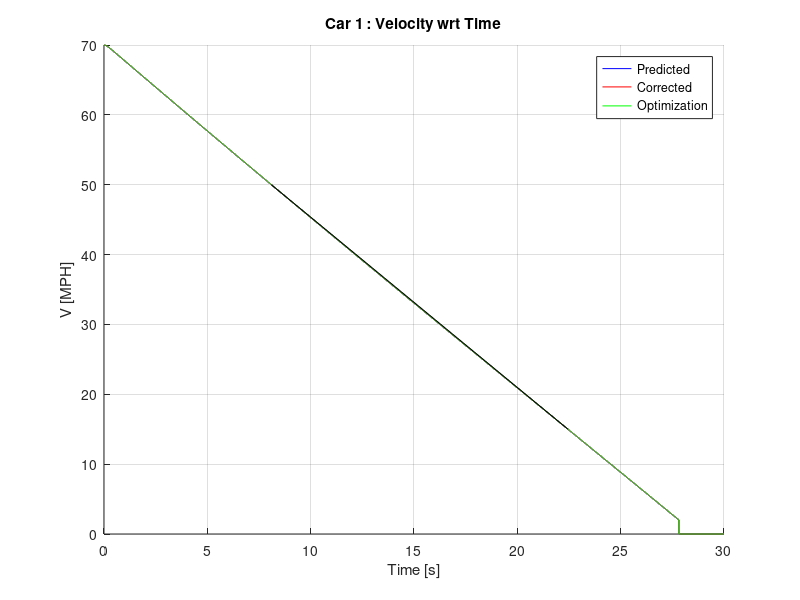

MATLAB code for this plot:
% Ashil Farahmand
% Recursive Iterated EKF using Modified UCB Engine Model

% Goals
% - calculate time to cross
% - down-weight following cars
% - ensure car is centered in new lane after turn
% ------------------------------------------------------------------------
% Issues with current implementation
% - Assume instantaneous pressure on controls
% - Only works with one type of car(internal characteristics of cars are identical) this constraint can easily be relaxed

tic; clc; clear; format long;

temp = 10;

start_t = 8.097;
stop_t = 22.45;
start = 50;
stop = 15;
slope = (stop - start)/(stop_t - start_t)
slope_ms = slope*1609.344/3600

KF_iterations = 3*10^4;                % Number of iterations for KF
integration_iterations = 1;              % Number of integrations per each KF_iteration
T = 1*10^-3;  num_of_cars = 1;

auto_transmission = logical(1);                      % 0 = (diagnostic)Manual, 1 = Automatic
noise = logical(0);                                             % 0 = (diagnostic)None, 1 = White, 2 = Colored
rough = logical(0);                                            % 0 = random noise, x = noise multiplied by value of rough alternates :/- each iteration
run_optimization = logical([0; 0]);                 % 0 = (diagnostic) Do not change inputs, 1 = change inputs according to cost function
show_optimization = 0;                                 % 0 = (diagnostic) Do not plot optimization, 1 = Plot Optimization
max_corrections = 1*10^4;                             % Prevents infinite loop in correction
e_correction = 10^-6;                                       % Allowable Correction Error

mode_output = [0, 0, 0, 0, 0,    1, 0, 0, 0, 0,    0, 0, 0, 0];
%mode_output = ones(14);

% Output Modes
% -----------------------------------------------------
% Index   |   Property
% 1              throttle angle
% 2                brake angle
% 3           steering direction
% 4            position (x2 vs. x1)
% 5            position (x vs. t)
% 6                  v_mph
% 7                  v_m/s
% 8          distance b/w cars
% 9                     ma
% 10                   we
% 11                   Tb
% 12                  gear
% 13     phase plot (ma vs. we)
% 14        corrector iterations

w = zeros(5*num_of_cars, 1); e = zeros(5*num_of_cars, 1); z = zeros(5*num_of_cars, 1); Fx = zeros(5*num_of_cars, 5*num_of_cars);

nominal_controls = zeros(3*num_of_cars);                                     % Control Vector during one KF iteration
predictions = zeros(5*num_of_cars, integration_iterations + 1);   % Holds the predictions during integration
corrections = zeros(5*num_of_cars, 2);                                             % Holds the corrected states when iterating the correction step (holds previous and next corrections)
correction_iterations = ones(KF_iterations, 1);                                 % Holds the number of iterations the corrector performs/KF iteration

predicted_states = zeros(5*num_of_cars, KF_iterations); corrected_states = zeros(5*num_of_cars, KF_iterations); gear_ratios = zeros(num_of_cars, KF_iterations);
predicted_opt_states = zeros(4*num_of_cars, KF_iterations);

% Topology Parameters
speed_limits = [22; 50; 10];            % Speed limits (left turn, straight, right turn)
lane_width = 5; line_separation = .1;

% Used by cost function
iteration_to_start_optimization = 10;                                % KF_iteration to start optimization
safe_distance = [2; 2];                                                            % Safe distance to maintain around each respective vehicle
safety_margin = 0;                                                                 % Additional distance to maintain between vehicles
direction = [0; 0];                                                                   % 1 - Left turn, 2 - Straight, 3 - Right turn (Set in vehicle ICs)
order = zeros(num_of_cars, 1);                                           % Order of cars going through the intersection
steady_speed_t_angles = [6.91049; 11.77215; 3.52779];    % Throttle angles to maintain a steady speed at the speed limit
acc_profile = [0.4620; 0.2734; 0.1770; 0.09442; .08650];     % Acceleration values for different velocity ranges
braking_distances = [0; 0];                                                    % Distance from intersection to begin braking in preparation for turn
target_speed = speed_limits(2);                                           % Used in optimization to signal a necessary acceleration or brake
brake_decel_rates = [-2.037; -4];                                           % Steady state deceleration at corresponding brake angle
brake_decel_angles = [19; 38];                                              % Brake angles to achieve corresponding brake decel rates
steering_angle_increment = [ (90*T*4*speed_limits(1)*1609.344)/(3*pi*lane_width*3600); (90*T*4*speed_limits(3)*1609.344)/(pi*lane_width*3600) ];

% Assign Initial Conditions
K = I(5*num_of_cars); G = I(5*num_of_cars); Q = I(5*num_of_cars);
q = [.01; .01; 10^-10; .01; 100]; % Covariances of process and observation noise
for i = 1:num_of_cars    Q(5*i - 4, 5*i - 4) =  q(1);    Q(5*i - 3, 5*i - 3) = q(2);    Q(5*i - 2, 5*i - 2) = q(3);    Q(5*i - 1, 5*i - 1) = q(4);    Q(5*i - 0, 5*i - 0) = q(5); end
sigma = Q; Rk = Q;

delta_t = T/integration_iterations;                           % One KF_interval time is integration_iterations*delta_t = T
k = zeros(4, 5*num_of_cars);                                    % RK4 variables; one col/SV
RK_states = zeros(5*num_of_cars, 1);                     % state vector
u = zeros(3*num_of_cars, KF_iterations);               % control vector
Jtg_current = zeros(num_of_cars, 1);
MAX = 0.684; R = 8.3145; Tm = 333; Mair = .02897; Vm = .00447; Patm = 101325; c_PR = (R*Tm)/(Patm*Mair*Vm);
Ve = .0049; c_1 = Ve/(4*pi*Vm);
normal_shift_speeds = [0; 7; 15; 25; 45];      % Speed to shift
fast_shift_speeds = [11; 20; 35; 55];              % Speeds to shift under max acceleration
Rg = [0.4167; 0.6817; 1; 1.4993; 2.3058];
c_2 = 1018686; Ca = 0.53384; h = 0.33; Fr = 167.27; Je = 0.2630; Jtg = [0.08202; 0.07592; 0.11388; 0.13150]; Jw = 5.13; M = 2148; Kb = 300; Tau_bv = 0.1;

% Pre-Processing

% Assign braking distances
x = ( (speed_limits(2) - speed_limits(1:2:3))*(1609.344/3600))/(-brake_decel_rates(2));
braking_distances = -.5*brake_decel_rates(2)*x.^2 + speed_limits(1:2:3)*(1609.344/3600).*x + lane_width;

% Car 1
car = 1;
direction(car) = 1;
gear_ratios(car, 1) = Rg(5);
predictions(5*car - 4, 1) = -400;
predictions(5*car - 3, 1) = -lane_width/2;
predictions(5*car - 2, 1) = 0.00447776602582;
predictions(5*car - 1, 1) = 70 * (1609.344/3600) *(1/(h*gear_ratios(car, 1)));
%u(3*car - 2, 1:KF_iterations) = 28.65625;
u(3*car - 2, 1:KF_iterations) = 0;
u(3*car - 1, 1:KF_iterations) = temp;
u(3*car - 0, 1:KF_iterations) = 0;

% Car 2
car = 2;
if(num_of_cars > 1)
direction(car) = 1;
gear_ratios(car, 1) = Rg(5);
predictions(5*car - 4, 1) = -lane_width/2;
predictions(5*car - 3, 1) = 200;
predictions(5*car - 2, 1) = .0034558;
predictions(5*car - 1, 1) = 45 * (1609.344/3600) * (1/(h*gear_ratios(car, 1)) );
u(3*car - 2, 1:iteration_to_start_optimization) = 11.77215;
u(3*car - 0, 1:KF_iterations) = 270;
end

predicted_states(:, 1) = predictions(:, 1); corrected_states(:, 1) = predictions(:, 1);

% Begin to iterate (index 1 holds the ICs)
for KF_interval = 1:KF_iterations    
    
    % Run Optimization
    if((sum(run_optimization) > 0) & (KF_interval > iteration_to_start_optimization))       % At least one car needs to be optimized then true
        ETA = zeros(num_of_cars, 1);
        
        % Find ETA of each car based on current states (Cost Function)
        for i = 1:num_of_cars
            d = max( abs(corrected_states(5*i - 4, KF_interval)), abs(corrected_states(5*i - 3, KF_interval)) ) - lane_width - safe_distance(i);
            
            % Too close for changing plans (ETA < 0 then no change of control vars)
            if(d < braking_distances(ceil(direction(i)*.6)))                ETA(i) = -i;                run_optimization(i) = 0;
            elseif(direction(i) == 1)
                k(1) = ( max( abs(corrected_states(5*i - 4, KF_interval)), abs(corrected_states(5*i - 3, KF_interval)) ) - safe_distance(i) - braking_distances(1))/(corrected_states(5*i - 1, KF_interval)*h*gear_ratios(i, KF_interval));
                k(2) = (braking_distances(1) - lane_width)/((speed_limits(2)/2 - speed_limits(1)/2)*1609.344/3600);
                k(3) = (3*lane_width*pi/4)/(speed_limits(1)*1609.344/3600);
                ETA(i) = k(1) + k(2) + k(3);
            elseif(direction(i) == 3)
                k(1) = ( max( abs(corrected_states(5*i - 4, KF_interval)), abs(corrected_states(5*i - 3, KF_interval)) ) - safe_distance(i) - braking_distances(2))/(corrected_states(5*i - 1, KF_interval)*h*gear_ratios(i, KF_interval));
                k(2) = (braking_distances(2) - lane_width)/((speed_limits(2)/2 - speed_limits(3)/2)*1609.344/3600);
                k(3) = (lane_width*pi/4)/(speed_limits(3)*1609.344/3600);
                ETA(i) = k(1) + k(2) + k(3);
            else
                d = max( abs(corrected_states(5*i - 4, KF_interval)), abs(corrected_states(5*i - 3, KF_interval)) ) - lane_width - safe_distance(i) + 2*lane_width;
                ETA(i) = d/(corrected_states(5*i - 1, KF_interval)*gear_ratios(i, KF_interval)*h);               % Holds ETA of each car
            end
        end
        
        % Sort the ETAs in ascending optimization order (duplicateETAs yield error)
        order = sort(ETA);
        for i = 1:num_of_cars            order(i) = find(order(i) == ETA);        end
                
        % Perform Optimization (assume only 1 car first)
        x = [0; 0];        v = 0;        a = 0;        k = zeros(1, 2);
        
        for i = 1:num_of_cars
            delay = 0;                                  % Time delay to avoid collision
            collision_points = 0;               % Indices where a collision will occur with current trajectory plan
            while(run_optimization(order(i)) == 1)
                x = [corrected_states(5*order(i) - 4, KF_interval); corrected_states(5*order(i) - 3, KF_interval)];
                v = corrected_states(5*order(i) - 1, KF_interval)*h*gear_ratios(order(i), KF_interval);
                v_mph = v*3600/1609.344;                target_speed = speed_limits(2)*1609.344/3600;                a = -brake_decel_rates(1)/100;                k(2) = 1;
                source = find(max(abs(x)) == abs(x));                sink = find(min(abs(x)) == abs(x));
                u(3*order(i) - 2, KF_interval:KF_iterations) = 0;                u(3*order(i) - 1, KF_interval:KF_iterations) = 0;                u(3*order(i) - 0, KF_interval:KF_iterations) = u(3*order(i) - 0, 1);
                
                if( (direction(order(i)) == 1) || (direction(order(i)) == 3) )
                    for j = KF_interval:KF_iterations
                        if((sum(size(collision_points)) - 2) > 0) % If original trajectory is invalid, delay some then proceed normally
                            a = a*exp(-T/Tau_bv) + brake_decel_rates(1)/100;                            u(3*order(i) - 1, j) = brake_decel_angles(1);                            k(1) = a;
                            
                            if(v_mph < (speed_limits(2) - delay) )                                collision_points = 1;                            end
                        elseif( abs(x(source)) > braking_distances(ceil(direction(order(i))*.6)) )   % Have not met decel area yet
                            u(3*order(i) - 2, j) = 85;
                            
                            if(collision_points == 1)                                k(1) = k(1)*exp(-T/Tau_bv);
                            else                                k(1) = 0;                            end
                            
                            if(v > target_speed)                                                         a = 0;                                u(3*order(i) - 2, j) = steady_speed_t_angles(2);
                            elseif(v_mph > 47)                                                          a = k(1) + acc_profile(5);
                            elseif(v_mph > fast_shift_speeds(3))                            a = k(1) + acc_profile(4);
                            elseif(v_mph > fast_shift_speeds(2))                            a = k(1) + acc_profile(3);
                            elseif(v_mph > fast_shift_speeds(1))                            a = k(1) + acc_profile(2);
                            else                                                                                     a = k(1) + acc_profile(1);                            end
                        elseif( (abs(x(source)) > lane_width) && (v < target_speed - 0.391) )      % In decel area and below target speed
                            u(3*order(i) - 2, j) = 85;                            target_speed = brake_decel_rates(2)*T + target_speed;                            k(1) = k(1)*exp(-T/Tau_bv);
                            
                            if(v_mph > 47)                                                                a = k(1) + acc_profile(5);
                            elseif(v_mph > fast_shift_speeds(3))                            a = k(1) + acc_profile(4);
                            elseif(v_mph > fast_shift_speeds(2))                            a = k(1) + acc_profile(3);
                            elseif(v_mph > fast_shift_speeds(1))                            a = k(1) + acc_profile(2);
                            else                                                                                     a = k(1) + acc_profile(1);                            end                            
                        elseif( (abs(x(source)) > lane_width) && (v >= target_speed - 0.391) )      % In decel area and at target speed
                            if(k(1) > 0)                                a = -brake_decel_rates(2)/100 + k(1)/100;                                k(1) = -1;                                '*',                            end
                            
                            a = a*exp(-T/Tau_bv) + brake_decel_rates(2)/100;                            u(3*order(i) - 1, j) = brake_decel_angles(2);
                            target_speed = a*T + target_speed;                            collision_points = 1;
                        elseif( (abs(x(source)) <= lane_width) && (abs(x(sink)) <= lane_width) )   % Begin turning manuever(inside Isection)
                            if(collision_points == 1)
                                steering_angle_increment = [ (90*T*4*(v_mph - 0.5)*1609.344)/(3*pi*lane_width*3600); (90*T*4*(v_mph - 0.5)*1609.344)/(pi*lane_width*3600) ];
                                collision_points = 0;
                            end
                            
                            a = a*exp(-T/Tau_bv);                            target_speed = speed_limits(2)*1609.344/3600;                            
                            u(3*order(i) - 2, j) = steady_speed_t_angles(direction(order(i)));
                            u(3*order(i), j) = u(3*order(i), j - 1) - (direction(order(i)) - 2)*steering_angle_increment( ceil(direction(order(i))*.6) );
                        elseif(abs(x(sink)) > lane_width)                                                                        % Out of intersection moving away
                            u(3*order(i) - 2, j) = 85;                            u(3*order(i) - 0, j) = u(3*order(i), 1) - (direction(order(i)) - 2)*90;
                            
                            if(v > target_speed)                                                         a = 0;                                u(3*order(i) - 2, j) = steady_speed_t_angles(2);
                            elseif(v_mph > 47)                                                          a = acc_profile(5);
                            elseif(v_mph > fast_shift_speeds(3))                            a = acc_profile(4);
                            elseif(v_mph > fast_shift_speeds(2))                            a = acc_profile(3);
                            elseif(v_mph > fast_shift_speeds(1))                            a = acc_profile(2);
                            else                                                                                     a = acc_profile(1);                            end
                        end
                        
                        x(1) = (.5*a*T^2 + v*T)*cos(u(3*order(i), j)*pi/180) + x(1);
                        x(2) = (.5*a*T^2 + v*T)*sin(u(3*order(i), j)*pi/180) + x(2);
                        v = a*T + v;                        v_mph = v*3600/1609.344;
                        predicted_opt_states((4*order(i) - 3:4*order(i)), j) = [x(1); x(2); v_mph; a];
                    end
                else      % If not turning, then go straight
                    for j = KF_interval:KF_iterations                        
                        if((sum(size(collision_points)) - 2) > 0)     % If original trajectory is invalid, delay some then proceed normally
                            a = a*exp(-T/Tau_bv) + brake_decel_rates(1)/100;                            u(3*order(i) - 1, j) = brake_decel_angles(1);                            k(1) = a;
                            
                            if(v_mph < (speed_limits(2) - delay))                                collision_points = 1;                            end
                        else
                            u(3*order(i) - 2, j) = 85;
                            
                            if(collision_points == 1)                                k(1) = k(1)*exp(-T/Tau_bv);
                            else                                k(1) = 0;                            end
                            
                            if(v > target_speed)                                                         a = 0;                                u(3*order(i) - 2, j) = steady_speed_t_angles(2);
                            elseif(v_mph > 47)                                                          a = k(1) + acc_profile(5);
                            elseif(v_mph > fast_shift_speeds(3))                            a = k(1) + acc_profile(4);
                            elseif(v_mph > fast_shift_speeds(2))                            a = k(1) + acc_profile(3);
                            elseif(v_mph > fast_shift_speeds(1))                            a = k(1) + acc_profile(2);
                            else                                                                                     a = k(1) + acc_profile(1);                            end
                        end
                        
                        x(1) = (.5*a*T^2 + v*T)*cos(u(3*order(i), j)*pi/180) + x(1);
                        x(2) = (.5*a*T^2 + v*T)*sin(u(3*order(i), j)*pi/180) + x(2);
                        v = a*T + v;                        v_mph = v*3600/1609.344;
                        predicted_opt_states((4*order(i) - 3:4*order(i)), j) = [x(1); x(2); v_mph; a];
                    end
                end
                
                % Compare trajectory plan to plans of all preceding cars
                if(i > 1)
                    for car = 1:(i - 1)
                        x = sqrt( (predicted_opt_states(4*order(i) - 3, 1:KF_iterations) - predicted_opt_states(4*order(car) - 3, 1:KF_iterations)).^2 + (predicted_opt_states(4*order(i) - 2, 1:KF_iterations) - predicted_opt_states(4*order(car) - 2, 1:KF_iterations)).^2 );
                        collision_points = find(x < (safe_distance(order(i)) + safe_distance(order(car)) + safety_margin));                        
                        
                        if((sum(size(collision_points)) - 2) > 0)                            delay = delay + 0.5;
                        else                        run_optimization(order(i)) = 0;                        end
                    end                    
                else                    run_optimization(order(i)) = 0;                end
                
            end
        end
        toc
    elseif((show_optimization == 0) | (KF_interval <= iteration_to_start_optimization))
        for i = 1:num_of_cars
            predicted_opt_states(4*i - 3, KF_interval) = corrected_states(5*i - 4, KF_interval);
            predicted_opt_states(4*i - 2, KF_interval) = corrected_states(5*i - 3, KF_interval);
            predicted_opt_states(4*i - 1, KF_interval) = corrected_states(5*i - 1, KF_interval)*h*gear_ratios(i, KF_interval)*3600/1609.344;
            predicted_opt_states(4*i - 0, KF_interval) = 0;
        end        
    end
    
    % Assign nominal controls
    predictions(:, 1) = corrected_states(:, KF_interval);
    nominal_controls = u(:, KF_interval);
    
    if(auto_transmission == 1)
        % Transmission
        for car = 1:num_of_cars
            v =  gear_ratios(car, KF_interval)*h*predictions(5*car - 1, 1);
            v_mph = v*(3600/1609.344);                        % Convert m/s -> mph
    
            if( (nominal_controls(3*car - 2) == 85) && (v_mph > normal_shift_speeds(2)) )
                % Down shift for better acceleration                
                if(v_mph > fast_shift_speeds(4))                              gear_ratios(car, KF_interval + 1) = Rg(5);                        Jtg_current(car) = Jtg(4);
                elseif(v_mph > fast_shift_speeds(3))                        gear_ratios(car, KF_interval + 1) = Rg(4);                        Jtg_current(car) = Jtg(4);
                elseif(v_mph > fast_shift_speeds(2))                        gear_ratios(car, KF_interval + 1) = Rg(3);                        Jtg_current(car) = Jtg(3);
                elseif(v_mph > fast_shift_speeds(1))                        gear_ratios(car, KF_interval + 1) = Rg(2);                        Jtg_current(car) = Jtg(2);
                else                                                                                 gear_ratios(car, KF_interval + 1) = Rg(1);                        Jtg_current(car) = Jtg(1);
                end
            elseif(v_mph > normal_shift_speeds(5))                    gear_ratios(car, KF_interval + 1) = Rg(5);                    Jtg_current(car) = Jtg(4);
            elseif(v_mph > normal_shift_speeds(4))                    gear_ratios(car, KF_interval + 1) = Rg(4);                    Jtg_current(car) = Jtg(4);
            elseif(v_mph > normal_shift_speeds(3))                    gear_ratios(car, KF_interval + 1) = Rg(3);                    Jtg_current(car) = Jtg(3);
            elseif(v_mph > normal_shift_speeds(2))                    gear_ratios(car, KF_interval + 1) = Rg(2);                    Jtg_current(car) = Jtg(2);
            else                                                                                   gear_ratios(car, KF_interval + 1) = Rg(1);                    Jtg_current(car) = Jtg(1);
            end
               
            predictions(5*car - 1, 1) = v/(gear_ratios(car, KF_interval + 1)*h);                % Adjusts the engine velocity if gear shift occurs
        end
    end

    % Prediction
    for integration_interval = 1:integration_iterations        
        RK_states = predictions(:, integration_interval);
        
        for j = 1:4
            k(1:5:5*num_of_cars, j) = gear_ratios(:, KF_interval)*h.*RK_states(4:5:5*num_of_cars).*cos(nominal_controls(3:3:3*num_of_cars)*pi/180);
            k(2:5:5*num_of_cars, j) = gear_ratios(:, KF_interval)*h.*RK_states(4:5:5*num_of_cars).*sin(nominal_controls(3:3:3*num_of_cars)*pi/180);
            
            d_ma_i = MAX*( (nominal_controls(1:3:3*num_of_cars)/85).^2 ).*( (-4.9958)*(c_PR*RK_states(3:5:5*num_of_cars)).^5 + (5.8832)*(c_PR*RK_states(3:5:5*num_of_cars)).^4 + (-1.1218)*(c_PR*RK_states(3:5:5*num_of_cars)).^3 + (-.6579)*(c_PR*RK_states(3:5:5*num_of_cars)).^2 + (-.1278)*(c_PR*RK_states(3:5:5*num_of_cars)) + 1.0104 );
            d_ma_o = c_1*(24.5*RK_states(4:5:5*num_of_cars).*RK_states(3:5:5*num_of_cars).^2 - 0.167*RK_states(4:5:5*num_of_cars).*RK_states(3:5:5*num_of_cars) + (8.10*10^(-4))*RK_states(4:5:5*num_of_cars) - (3.10*10^(-4))*RK_states(3:5:5*num_of_cars).^2 + 222*RK_states(3:5:5*num_of_cars) + 0.352).*RK_states(3:5:5*num_of_cars).*RK_states(4:5:5*num_of_cars);
    
            k(3:5:5*num_of_cars, j) = d_ma_i - d_ma_o;            
            k(4:5:5*num_of_cars, j) = ( ((c_2*d_ma_o)./RK_states(4:5:5*num_of_cars)) - (0.1056*RK_states(4:5:5*num_of_cars) + 15.10) - ((1*10^-4)*RK_states(4:5:5*num_of_cars).^2) - (gear_ratios(:, KF_interval).*(RK_states(5:5:(5*num_of_cars)) + Ca*(gear_ratios(:, KF_interval).^2).*(h^3).*(RK_states(4:5:(5*num_of_cars)).^2) + h*Fr)))./(Je + Jtg_current + (gear_ratios(:, KF_interval).^2)*(Jw + 4*M*h^2));
            k(5:5:5*num_of_cars, j) = (Kb*nominal_controls(2:3:3*num_of_cars) - RK_states(5:5:5*num_of_cars))/Tau_bv;
            
            if(j < 3)                RK_states = RK_states + (delta_t/2)*k(:, j);
            else                       RK_states = RK_states + delta_t*k(:, j);            end
        end
        
        predictions(:, integration_interval + 1) = predictions(:, integration_interval) + (delta_t/6)*( k(:, 1) + 2*k(:, 2) + 2*k(:, 3) + k(:, 4) );  % State Transition
    end
    
    for i = 1:num_of_cars
        % we constraints (if braking limit we = 0 else w = idle speed)
        if( (predictions(5*i - 1, integration_iterations + 1) < 6.5) && (u(3*i - 1, KF_interval) > 0) )                predictions(5*i - 1, integration_iterations + 1) = 10^-5;
        elseif(predictions(5*i - 1, integration_iterations + 1) < 6.5)                predictions(5*i - 1, integration_iterations + 1) = 6.5;        end
    end
    
    predicted_states(:, KF_interval + 1) = predictions(:, integration_iterations + 1);
    
    if(noise ~= 0)        % If noise == 0, skip correction step
        % Assign new values to noise dependent variables
        for i = 1:num_of_cars
            if(noise == 2)
                G(5*car - 4, 5*car  - 1) = gear_ratios(car, KF_interval)*h*cos(nominal_controls(3*car - 0)*pi/180);
                G(5*car - 3, 5*car  - 1) = gear_ratios(car, KF_interval)*h*sin(nominal_controls(3*car - 0)*pi/180);
                G(5*car - 1, 5*car  - 2) = ( (.352)*c_2*c_1 )/(  Je + Jtg_current(car) + (gear_ratios(car, KF_interval).^2)*(Jw + 4*M*h^2) );
                G(5*car - 1, 5*car  - 0) = -gear_ratios(car, KF_interval)/(  Je + Jtg_current(car) + (gear_ratios(car, KF_interval).^2)*(Jw + 4*M*h^2) );
            end
            
            w(5*i - 4) = randn*sqrt(q(1)); w(5*i - 3) = randn*sqrt(q(2)); w(5*i - 2) = randn*sqrt(q(3)); w(5*i - 1) = randn*sqrt(q(4)); w(5*i - 0) = randn*sqrt(q(5));        
            e(5*i - 4) = randn*sqrt(q(1)); e(5*i - 3) = randn*sqrt(q(2)); e(5*i - 2) = randn*sqrt(q(3)); e(5*i - 1) = randn*sqrt(q(4)); e(5*i - 0) = randn*sqrt(q(5));
        end
    
        % Creates alternating noise +\- if enabled
        if(rough ~= 0)
            if (KF_interval == 2*floor(KF_interval/2))                w = -rough*abs(w);
            else                w = rough*abs(w);            end
        end
    
        % Get new observations
        x = predicted_states(:, KF_interval + 1) + G*w;        z = x + e;
    
        % Iterated Corrections
        corrections(:, 1) = 0;        corrections(:, 2) = predicted_states(:, KF_interval + 1);

        i = 0;
        while( (max( abs(corrections(:, 2) - corrections(:, 1)) ) > e_correction) && (i < max_corrections) )
            i = i + 1;            corrections(:, 1) = corrections(:, 2);
        
            % Compute Jacobian (non-zero along block diagonal)
            for car = 1:num_of_cars
                Fx(5*car - 4, 5*car - 4) = 0;                Fx(5*car - 4, 5*car - 3) = 0;                Fx(5*car - 4, 5*car - 2) = 0;
                Fx(5*car - 4, 5*car - 1) = gear_ratios(car, KF_interval)*h*cos(nominal_controls(3*car - 0)*pi/180);
                Fx(5*car - 4, 5*car - 0) = 0;
        
                Fx(5*car - 3, 5*car - 4) = 0;                Fx(5*car - 3, 5*car - 3) = 0;                Fx(5*car - 3, 5*car - 2) = 0;
                Fx(5*car - 3, 5*car - 1) = gear_ratios(car, KF_interval)*h*sin(nominal_controls(3*car - 0)*pi/180);
                Fx(5*car - 3, 5*car - 0) = 0;
        
                Fx(5*car - 2, 5*car - 4) = 0;                Fx(5*car - 2, 5*car - 3) = 0;
                Fx(5*car - 2, 5*car - 2) = MAX*((nominal_controls(3*car - 2)/85)^2)*(5*(-4.9958)*c_PR^5*corrections(5*car - 2, 1)^4 + 4*(5.8832)*c_PR^4*corrections(5*car - 2, 1)^3 + 3*(-1.1218)*c_PR^3*corrections(5*car - 2, 1)^2 + 2*(-.6579)*c_PR^2*corrections(5*car - 2, 1) + (-.1278)*c_PR) - (c_1*(3*24.5*corrections(5*car - 1, 1)^2*corrections(5*car - 2, 1)^2 - 2*0.167*corrections(5*car - 1, 1)^2*corrections(5*car - 2, 1) + 8.10*10^-4*corrections(5*car - 1, 1)^2 - 3*3.10*10^-4*corrections(5*car - 1, 1)*corrections(5*car - 2, 1)^2 + 2*222*corrections(5*car - 1, 1)*corrections(5*car - 2, 1) + 0.352*corrections(5*car - 1, 1)) );
                Fx(5*car - 2, 5*car - 1) = -c_1*(2*24.5*corrections(5*car - 1, 1)*corrections(5*car - 2, 1)^3 - 2*0.167*corrections(5*car - 1, 1)*corrections(5*car - 2, 1)^2 + 2*8.10*10-4*corrections(5*car - 1, 1)*corrections(5*car - 2, 1) - 3.10*10^-4*corrections(5*car - 2, 1)^3 + 222*corrections(5*car - 2, 1)^2 + 0.352*corrections(5*car - 2, 1));
                Fx(5*car - 2, 5*car - 0) = 0;
        
                Je_star = Je + Jtg_current(car) + (gear_ratios(car, KF_interval)^2)*(Jw + 4*M*h^2);
        
                Fx(5*car - 1, 5*car - 4) = 0;                Fx(5*car - 1, 5*car - 3) = 0;
                Fx(5*car - 1, 5*car - 2) = (c_1*c_2/Je_star)*( 3*24.5*corrections(5*car - 1, 1)*corrections(5*car - 2, 1)^2 - 2*0.167*corrections(5*car - 1, 1)*corrections(5*car - 2, 1) + 8.10*10^-4*corrections(5*car - 1, 1) - 3*3.10*10^-4*corrections(5*car - 2, 1)^2 + 2*222*corrections(5*car - 2, 1) + 0.352 );
                Fx(5*car - 1, 5*car - 1) = (1/Je_star)*( (c_1*c_2*(24.5*corrections(5*car - 2, 1)^3 - 0.167*corrections(5*car - 2, 1)^2 + 8.10*10^-4*corrections(5*car - 2, 1) ) - 0.1056 - 2*(4.3*10^-6)*corrections(5*car - 1, 1) - 2*Ca*gear_ratios(car, KF_interval)^3*h^3*corrections(5*car - 1, 1)) );
                Fx(5*car - 1, 5*car - 0) = -gear_ratios(car, KF_interval)/Je_star;
       
                Fx(5*car - 0, 5*car - 4) = 0;                Fx(5*car - 0, 5*car - 3) = 0;                Fx(5*car - 0, 5*car - 2) = 0;                Fx(5*car - 0, 5*car - 1) = 0;
                Fx(5*car - 0, 5*car - 0) = -1/Tau_bv;
            end
            
            phi = I(5*num_of_cars) + Fx*T;            Q = G*Q*G'*T;            sigma = phi*sigma*phi' + Q;
            K = sigma*Fx'*inv(Fx*sigma*Fx' + Rk);            sigma = (I(5*num_of_cars) - K*Fx)*sigma;
    
            corrections(:, 2) = corrections(:, 1) + K*(z - predicted_states(:, KF_interval + 1));
        end
        if( i > 1 )            [KF_interval            i],            correction_iterations(KF_interval) = i;        end
        
        % Force physical and model constraints
        for i = 1:num_of_cars
            if(corrections(5*i, 2) < 0)                corrections(5*i, 2) = 0;            end            % Force Tb > 0
        
            % we constraints (if braking limit we = 0 else w = idle speed)
            if( (corrections(5*i - 1, 2) < 6.5) && (u(3*i - 1, KF_interval) > 0) )                corrections(5*i - 1, 2) = 10^-5;
            elseif(corrections(5*i - 1, 2) < 6.5)                corrections(5*i - 1, 2) = 6.5;            end
        end
    
        corrected_states(:, KF_interval + 1) = corrections(:, 2);
    else
        corrected_states(:, KF_interval + 1) = predicted_states(:, KF_interval + 1);
    end    
    
end

% Post Processing
i = 0;

if(mode_output(1) == 1)
    i = i + 1;    figure(i);
    
    % Plot Throttle
    for j = 1:num_of_cars
        subplot(num_of_cars, 1, j);        hold on;        grid;
        plot((1:KF_iterations)*T, u(3*j - 2, 1:KF_iterations), 'blue');
        title(['Car ', int2str(j), ' : Throttle Angle wrt Time']);    xlabel('Time [s]');    ylabel('\alpha [deg]');
    end
end

if(mode_output(2) == 1)
    i = i + 1;    figure(i);
    
    % Plot Brake Angle
    for j = 1:num_of_cars
        subplot(num_of_cars, 1, j);        hold on;        grid;
        plot((1:KF_iterations)*T, u(3*j - 1, 1:KF_iterations), 'blue');
        title(['Car ', int2str(j), ' : Brake Angle wrt Time']);    xlabel('Time [s]');    ylabel('\beta [deg]');
    end
end

if(mode_output(3) == 1)
    i = i + 1;    figure(i);
    
    % Plot Steering Angle
    for j = 1:num_of_cars
        subplot(num_of_cars, 1, j);        hold on;        grid;
        plot((1:KF_iterations)*T, u(3*j - 0, 1:KF_iterations), 'blue');
        title(['Car ', int2str(j), ' : Steering Angle wrt Time']);    xlabel('Time [s]');    ylabel('\theta [deg]');
    end
end

if(mode_output(4) == 1)
    i = i + 1;    figure(i);
    
    % Plot Positions (x2 vs. x1)
    for j = 1:num_of_cars
        subplot(num_of_cars, 1, j);        hold on;
        
        for k = 1:num_of_cars
            % North
            plot([ -lane_width, -lane_width ],              [ 1000, (0 + lane_width) ], 'black');            plot([ -line_separation, -line_separation ], [ 1000, (0 + lane_width) ], 'yellow');
            plot([ 0, 0 ],                                                   [ 1000, (0 + lane_width) ], 'black');            plot([ line_separation, line_separation ],    [ 1000, (0 + lane_width) ], 'yellow');
            plot([ lane_width, lane_width ],                 [ 1000, (0 + lane_width) ], 'black');
            
            % South
            plot([ -lane_width, -lane_width ],              [ -1000, (0 - lane_width) ], 'black');            plot([ -line_separation, -line_separation ], [ -1000, (0 - lane_width) ], 'yellow');
            plot([ 0, 0 ],                                                   [ -1000, (0 - lane_width) ], 'black');            plot([ line_separation, line_separation ],    [ -1000, (0 - lane_width) ], 'yellow');
            plot([ lane_width, lane_width ],                 [ -1000, (0 - lane_width) ], 'black');
            
            % West
            plot([ -1000, (0 - lane_width) ], [ lane_width, lane_width ], 'black');            plot([ -1000, (0 - lane_width) ], [ line_separation, line_separation ], 'yellow');
            plot([ -1000, (0 - lane_width) ], [ 0, 0 ], 'black');            plot([ -1000, (0 - lane_width) ], [ -line_separation, -line_separation ], 'yellow');
            plot([ -1000, (0 - lane_width) ], [ -lane_width, -lane_width ], 'black');
            
            % East
            plot([ (0 + lane_width), 1000 ], [ lane_width, lane_width ], 'black');            plot([ (0 + lane_width), 1000 ], [ line_separation, line_separation ], 'yellow');
            plot([ (0 + lane_width), 1000 ], [ 0 0 ], 'black');            plot([ (0 + lane_width), 1000 ], [ -line_separation, -line_separation ], 'yellow');
            plot([ (0 + lane_width), 1000 ], [ -lane_width, -lane_width ], 'black');
        end
        
        plot(corrected_states(5*j - 4, 1), corrected_states(5*j - 3, 1), 'red O');
        p = plot(predicted_states(5*j - 4, 1:KF_iterations), predicted_states(5*j - 3, 1:KF_iterations), 'blue');
        c = plot(corrected_states(5*j - 4, 1:KF_iterations), corrected_states(5*j - 3, 1:KF_iterations), 'red');
        o = plot(predicted_opt_states(4*j - 3, 1:KF_iterations), predicted_opt_states(4*j - 2, 1:KF_iterations), 'green');
        title(['Car ', int2str(j), ' : Position']);    xlabel('x_1 [m]');    ylabel('x_2 [m]');
        legend([p c o], 'Predicted', 'Corrected', 'Optimization', 'Location', 'Best');
    end
end

if(mode_output(5) == 1)
    i = i + 1;    figure(i);    count = 0;
    
    % Plot Position [x vs. t]
    for j = 1:num_of_cars
        for k = 1:2
            count = count + 1;
            subplot(num_of_cars, 2, count);        grid;        hold on;
            p = plot((1:KF_iterations)*T, predicted_states(5*j - 5 + k, 1:KF_iterations), 'blue');
            c = plot((1:KF_iterations)*T, corrected_states(5*j - 5 + k, 1:KF_iterations), 'red');
            o = plot((1:KF_iterations)*T, predicted_opt_states(4*j - 4 + k, 1:KF_iterations), 'green');
            title(['Car ', int2str(j), ' : x', int2str(k), ' wrt Time']);    xlabel('Time [s]');    ylabel(['x', int2str(k)]);
            %legend([p c o], 'Predicted', 'Corrected', 'Optimization', 'Location', 'Best');
        end
    end
end

if(mode_output(6) == 1)
    i = i + 1;    figure(i);
    
    % Plot Velocity [MPH]
    for j = 1:num_of_cars
        subplot(num_of_cars, 1, j);        grid;        hold on;
        p = plot((1:KF_iterations)*T, predicted_states(5*j - 1, 1:KF_iterations)*h.*gear_ratios(j, 1:KF_iterations)*(3600/1609.344), 'blue');
        c = plot((1:KF_iterations)*T, corrected_states(5*j - 1, 1:KF_iterations)*h.*gear_ratios(j, 1:KF_iterations)*(3600/1609.344), 'red');
        o = plot((1:KF_iterations)*T, predicted_opt_states(4*j - 1, 1:KF_iterations), 'green');
        title(['Car ', int2str(j), ' : Velocity wrt Time']);    xlabel('Time [s]');    ylabel('V [MPH]');
        legend([p c o], 'Predicted', 'Corrected', 'Optimization', 'Location', 'Best');
    end
    
    plot([start_t stop_t], [start stop], 'black')
end

if(mode_output(7) == 1)
    i = i + 1;    figure(i);
    
    % Plot Velocity [m/s]
    for j = 1:num_of_cars
        subplot(num_of_cars, 1, j);    grid;    hold on;
        p = plot((1:KF_iterations)*T, predicted_states(5*j - 1, 1:KF_iterations).*gear_ratios(j, 1:KF_iterations)*h, 'blue');
        c = plot((1:KF_iterations)*T, corrected_states(5*j - 1, 1:KF_iterations).*gear_ratios(j, 1:KF_iterations)*h, 'red');
        o = plot((1:KF_iterations)*T, predicted_opt_states(4*j - 1, 1:KF_iterations)*1609.344/3600, 'green');
        title(['Car ', int2str(j), ' : Velocity wrt Time']);    xlabel('Time [s]');    ylabel('V [m/s]');
        legend([p c o], 'Predicted', 'Corrected', 'Optimization', 'Location', 'Best');
    end
end

if(mode_output(8) == 1)
    if(num_of_cars > 1)
        i = i + 1;    figure(i);
        count = 0;
    
        if(num_of_cars > 3)        rows = num_of_cars*(num_of_cars - 1)/4;        cols = 2;
        else        rows = num_of_cars*(num_of_cars - 1)/2;        cols = 1;
        end
    
        % Plot Distance between Cars
        for j = 1:(num_of_cars - 1)
            for k = (j + 1):num_of_cars
                predicted_distance = sqrt(( predicted_states(5*j - 4, 1:KF_iterations) - predicted_states(5*k - 4, 1:KF_iterations) ).^2 + ( predicted_states(5*j - 3, 1:KF_iterations) - predicted_states(5*k - 3, 1:KF_iterations) ).^2);
                corrected_distance = sqrt(( corrected_states(5*j - 4, 1:KF_iterations) - corrected_states(5*k - 4, 1:KF_iterations) ).^2 + ( corrected_states(5*j - 3, 1:KF_iterations) - corrected_states(5*k - 3, 1:KF_iterations) ).^2);
                optimization = sqrt(( predicted_opt_states(4*j - 3, 1:KF_iterations) - predicted_opt_states(4*k - 3, 1:KF_iterations) ).^2 + ( predicted_opt_states(4*j - 2, 1:KF_iterations) - predicted_opt_states(4*k - 2, 1:KF_iterations) ).^2);
    
                count = count + 1;
                subplot(rows, cols, count);
                hold on;            grid;
                p = plot((1:KF_iterations)*T, predicted_distance(1:KF_iterations), 'blue');
                c = plot((1:KF_iterations)*T, corrected_distance(1:KF_iterations), 'red');
                o = plot((1:KF_iterations)*T, optimization(1:KF_iterations), 'green');
                collision = plot([0 KF_iterations*T], ( safe_distance(j) + safe_distance(k) )*[1 1], 'black');
                title(['Distance b/w Cars ', int2str(j), ' and ', int2str(k) ' wrt Time']);    xlabel('Time [s]');    ylabel('Distance [m]');
                legend([p c o collision], 'Predicted', 'Corrected', 'Optimization', 'Collision Threshold', 'Location', 'Best');
            end
        end
    end
end

if(mode_output(9) == 1)
    i = i + 1;    figure(i);
    
    % Plot Mass of Air in Intake Manifold
    for j = 1:num_of_cars
        subplot(num_of_cars, 1, j);        grid;    hold on;
        p = plot((1:KF_iterations)*T, predicted_states(5*j - 2, 1:KF_iterations), 'blue');
        c = plot((1:KF_iterations)*T, corrected_states(5*j - 2, 1:KF_iterations), 'red');
        title(['Car ', int2str(j), ' : Mass of Air in Intake Manifold wrt Time']);    xlabel('Time [s]');    ylabel('m_a [kg]');
        legend([p c], 'Predicted', 'Corrected', 'Location', 'Best');
    end
end

if(mode_output(10) == 1)
    i = i + 1;    figure(i);
    
    % Plot Engine Angular Velocity
    for j = 1:num_of_cars
        subplot(num_of_cars, 1, j);    grid;    hold on;
        p = plot((1:KF_iterations)*T, predicted_states(5*j - 1, 1:KF_iterations), 'blue');
        c = plot((1:KF_iterations)*T, corrected_states(5*j - 1, 1:KF_iterations), 'red');
        title(['Car ', int2str(j), ' : Engine Angular Velocity wrt Time']);    xlabel('Time [s]');    ylabel('\omega_e [rad/s]');
        legend([p c], 'Predicted', 'Corrected', 'Location', 'Best');
    end
end

if(mode_output(11) == 1)
    i = i + 1;    figure(i);
    
    % Plot Brake Torque
    for j = 1:num_of_cars
        subplot(num_of_cars, 1, j);    grid;    hold on;
        p = plot((1:KF_iterations)*T, predicted_states(5*j - 0, 1:KF_iterations), 'blue');
        c = plot((1:KF_iterations)*T, corrected_states(5*j - 0, 1:KF_iterations), 'red');
        title(['Car ', int2str(j), ' : Brake Torque wrt Time']);    xlabel('Time [s]');    ylabel('T_b [N*m]');
        legend([p c], 'Predicted', 'Corrected', 'Location', 'Best');
    end
end

if(mode_output(12) == 1)
    i = i + 1;    figure(i);
    
    for j = 1:num_of_cars        for k = 1:KF_iterations            gear_ratios(j, k) = find(Rg == gear_ratios(j, k));        end,    end
        
    % Plot Gear
    for j = 1:num_of_cars
        subplot(num_of_cars, 1, j);    grid;    hold on;
        p = plot((1:KF_iterations)*T, gear_ratios(j, 1:KF_iterations), 'red');
        title(['Car ', int2str(j), ' : Gear wrt Time']);    xlabel('Time [s]');    ylabel('Gear');
    end
end

if(mode_output(13) == 1)
    i = i + 1;    figure(i);
    
    % Plot Phase Plot
    for j = 1:num_of_cars
        subplot(num_of_cars, 1, j);        grid;    hold on;
        p = plot(predicted_states(5*j - 2, 1:KF_iterations), predicted_states(5*j - 1, 1:KF_iterations), 'blue');
        c = plot(corrected_states(5*j - 2, 1:KF_iterations), corrected_states(5*j - 1, 1:KF_iterations), 'red');
        title(['Car ', int2str(j), ' : Engine Angular Velocity wrt Mass of Air in the Intake Manifold']);    xlabel('m_a [kg]');    ylabel('\omega_e [rad/s]');
        legend([p c], 'Predicted', 'Corrected', 'Location', 'Best');
    end
    
    plot(corrected_states(5*j - 2, 1:KF_iterations/10:KF_iterations), corrected_states(5*j - 1, 1:KF_iterations/10:KF_iterations), 'O red');
end

if(mode_output(14) == 1)
    i = i + 1;    figure(i);    grid;    hold on;
            
    % Plot Correction Iterations
    plot((1:KF_iterations)*T, correction_iterations(1:KF_iterations, 1), 'red');
    m = plot([1 KF_iterations]*T, [mean(correction_iterations(1:KF_iterations, 1)) mean(correction_iterations(1:KF_iterations, 1))], 'green');
    title(['Corrector Iterations wrt Time']);    xlabel('Time [s]');    ylabel('Corrector Iterations');
    legend([m], 'Mean', 'Location', 'Best');
end

toc